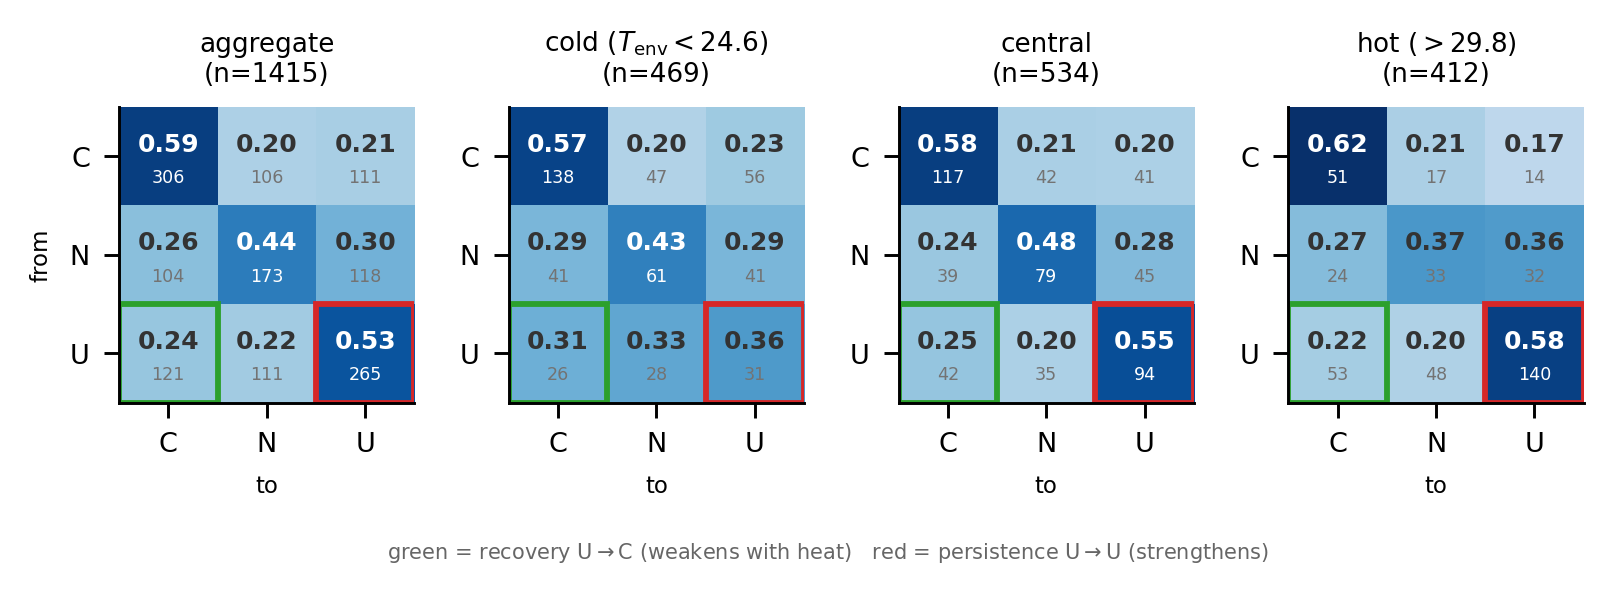

Reproduce this figure in Python.
"""F_cap5_matrices -- stop-to-stop C/N/U transition matrices, aggregate and by T_env regime.
Cells show P(j|i) (count beneath). The recovery channel U->C weakens and the uncomfortable
persistence U->U strengthens from cold to hot -- the kinetic signature of trapping."""
import os, numpy as np, matplotlib.pyplot as plt
from _common import set_style, save, CM
from _cap5_data import transitions, countmat
set_style()
T=transitions(); lab=['C','N','U']
panels=[("aggregate",T)]+[(n,T[T.reg==r]) for r,n in zip([0,1,2],["cold ($T_{\\rm env}<24.6$)","central","hot ($>29.8$)"])]
fig,axes=plt.subplots(1,4,figsize=(16*CM,5*CM))
for ax,(name,sub) in zip(axes,panels):
    C=countmat(sub); P=C/np.clip(C.sum(1,keepdims=True),1,None)
    im=ax.imshow(P,cmap="Blues",vmin=0,vmax=0.62)
    for i in range(3):
        for j in range(3):
            ax.text(j,i-0.12,"%.2f"%P[i,j],ha="center",va="center",fontsize=6,
                    color="white" if P[i,j]>0.4 else "0.2",fontweight="bold")
            ax.text(j,i+0.22,"%d"%C[i,j],ha="center",va="center",fontsize=4.2,
                    color="white" if P[i,j]>0.4 else "0.45")
    # highlight U->C (recovery) and U->U (persistence)
    for (i,j),c in [((2,0),"#2ca02c"),((2,2),"#d62728")]:
        ax.add_patch(plt.Rectangle((j-0.5,i-0.5),1,1,fill=False,edgecolor=c,lw=1.4))
    ax.set_xticks(range(3)); ax.set_xticklabels(lab,fontsize=6.5)
    ax.set_yticks(range(3)); ax.set_yticklabels(lab,fontsize=6.5)
    ax.set_title("%s\n(n=%d)"%(name,len(sub)),fontsize=6.3)
    ax.set_xlabel("to",fontsize=5.5)
    if ax is axes[0]: ax.set_ylabel("from",fontsize=5.5)
fig.text(0.5,-0.02,"green = recovery U$\\to$C (weakens with heat)   red = persistence U$\\to$U (strengthens)",ha="center",fontsize=5,color="0.4")
fig.subplots_adjust(wspace=0.32)
save(fig,"F_cap5_matrices")
print("done")
